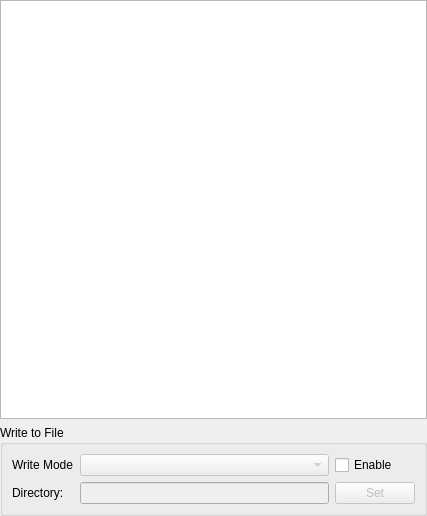
<?xml version="1.0" encoding="UTF-8"?>
<ui version="4.0">
 <class>CRawFsdMessagesComponent</class>
 <widget class="QFrame" name="CRawFsdMessagesComponent">
  <property name="geometry">
   <rect>
    <x>0</x>
    <y>0</y>
    <width>427</width>
    <height>516</height>
   </rect>
  </property>
  <property name="windowTitle">
   <string>Log component</string>
  </property>
  <property name="frameShape">
   <enum>QFrame::NoFrame</enum>
  </property>
  <property name="frameShadow">
   <enum>QFrame::Plain</enum>
  </property>
  <property name="lineWidth">
   <number>0</number>
  </property>
  <layout class="QGridLayout" name="gridLayout">
   <property name="leftMargin">
    <number>0</number>
   </property>
   <property name="topMargin">
    <number>0</number>
   </property>
   <property name="rightMargin">
    <number>0</number>
   </property>
   <property name="bottomMargin">
    <number>0</number>
   </property>
   <item row="0" column="0">
    <widget class="QListWidget" name="lw_RawFsdMessages">
     <property name="selectionMode">
      <enum>QAbstractItemView::NoSelection</enum>
     </property>
    </widget>
   </item>
   <item row="1" column="0">
    <widget class="QGroupBox" name="gb_WriteToFile">
     <property name="title">
      <string>Write to File</string>
     </property>
     <layout class="QGridLayout" name="gridLayout_2">
      <item row="4" column="0">
       <widget class="QLabel" name="lbl_FileDir">
        <property name="text">
         <string>Directory:</string>
        </property>
       </widget>
      </item>
      <item row="1" column="1">
       <widget class="QComboBox" name="cb_FileWritingMode">
        <property name="enabled">
         <bool>false</bool>
        </property>
       </widget>
      </item>
      <item row="1" column="0">
       <widget class="QLabel" name="lbl_FileWriteMode">
        <property name="text">
         <string>Write Mode</string>
        </property>
       </widget>
      </item>
      <item row="1" column="2">
       <widget class="QCheckBox" name="cb_EnableFileWriting">
        <property name="text">
         <string>Enable</string>
        </property>
       </widget>
      </item>
      <item row="4" column="1">
       <widget class="QLineEdit" name="le_FileDir">
        <property name="enabled">
         <bool>false</bool>
        </property>
        <property name="text">
         <string/>
        </property>
        <property name="readOnly">
         <bool>false</bool>
        </property>
       </widget>
      </item>
      <item row="4" column="2">
       <widget class="QPushButton" name="pb_SelectFileDir">
        <property name="enabled">
         <bool>false</bool>
        </property>
        <property name="text">
         <string>Set</string>
        </property>
        <property name="checkable">
         <bool>true</bool>
        </property>
       </widget>
      </item>
     </layout>
    </widget>
   </item>
  </layout>
 </widget>
 <resources/>
 <connections/>
</ui>
